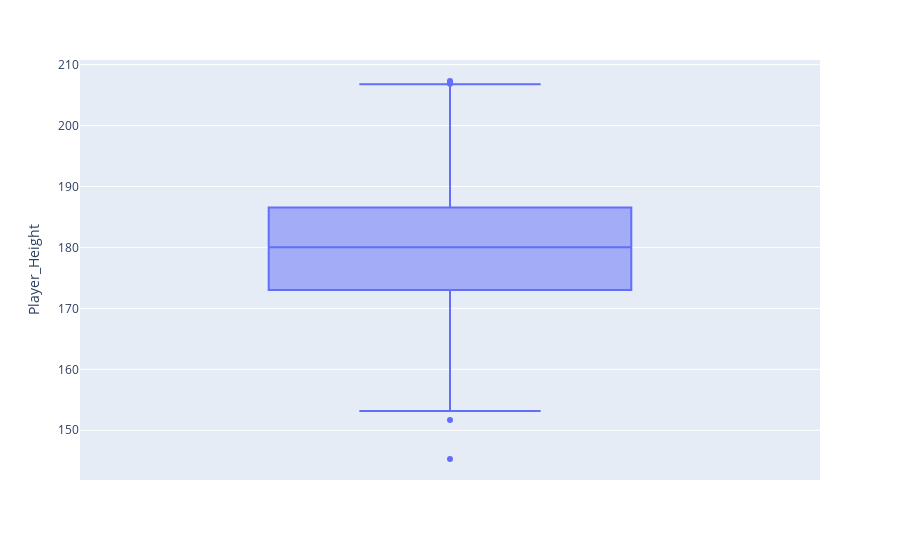

Notebook code cell kept with this figure:
### Code cell
fig = px.box(df, y='Player_Height')
fig.show()

### Figure 1 — Plotly figure (JSON) as saved in the notebook; plotly's stock layout.template omitted (floating-point values rounded to 4 significant figures; data arrays with more than 128 entries replaced by an {"elided": "..."} marker saying what was removed)
{"data": [{"alignmentgroup": "True", "hovertemplate": "Player_Height=%{y}<extra></extra>", "legendgroup": "", "marker": {"color": "#636efa"}, "name": "", "notched": false, "offsetgroup": "", "orientation": "v", "showlegend": false, "type": "box", "x0": " ", "xaxis": "x", "y": {"elided": "1000 float values"}, "y0": " ", "yaxis": "y"}], "layout": {"boxmode": "group", "legend": {"tracegroupgap": 0}, "margin": {"t": 60}, "xaxis": {"anchor": "y", "domain": [0, 1]}, "yaxis": {"anchor": "x", "domain": [0, 1], "title": {"text": "Player_Height"}}}}
